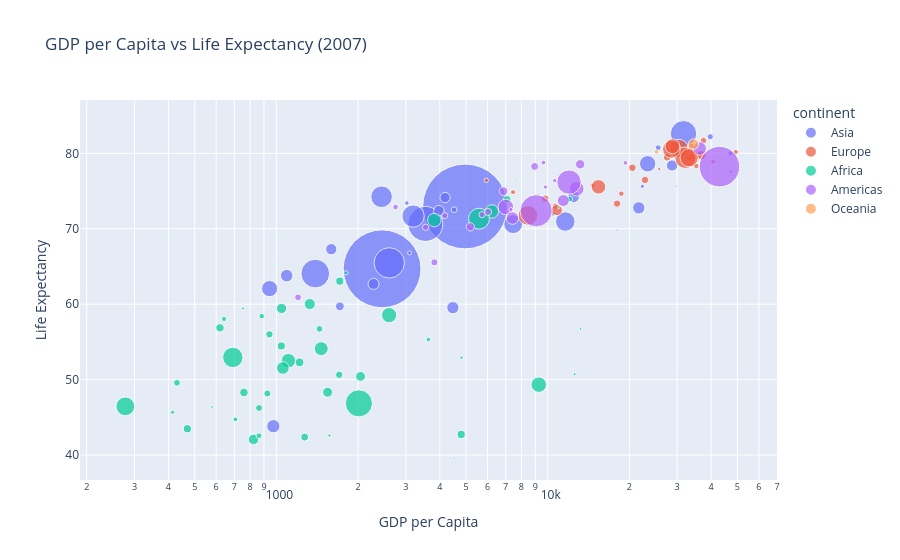

This figure's notebook cell:
### Markdown cell above
## 1. Plotly Express Quick Charts

### Code cell
df = px.data.gapminder()
df_2007 = df[df['year'] == 2007]

# Scatter plot
fig = px.scatter(
    df_2007,
    x='gdpPercap', y='lifeExp',
    size='pop', color='continent',
    hover_name='country',
    log_x=True, size_max=60,
    title='GDP per Capita vs Life Expectancy (2007)',
    labels={'gdpPercap': 'GDP per Capita', 'lifeExp': 'Life Expectancy'}
)
fig.show()

### Figure 1 — Plotly figure (JSON) as saved in the notebook; plotly's stock layout.template omitted (floating-point values rounded to 4 significant figures)
{"data": [{"hovertemplate": "<b>%{hovertext}</b><br><br>continent=Asia<br>GDP per Capita=%{x}<br>Life Expectancy=%{y}<br>pop=%{marker.size}<extra></extra>", "hovertext": ["Afghanistan", "Bahrain", "Bangladesh", "Cambodia", "China", "Hong Kong, China", "India", "Indonesia", "Iran", "Iraq", "Israel", "Japan", "Jordan", "Korea, Dem. Rep.", "Korea, Rep.", "Kuwait", "Lebanon", "Malaysia", "Mongolia", "Myanmar", "Nepal", "Oman", "Pakistan", "Philippines", "Saudi Arabia", "Singapore", "Sri Lanka", "Syria", "Taiwan", "Thailand", "Vietnam", "West Bank and Gaza", "Yemen, Rep."], "legendgroup": "Asia", "marker": {"color": "#636efa", "size": [31889923, 708573, 150448339, 14131858, 1318683096, 6980412, 1110396331, 223547000, 69453570, 27499638, 6426679, 127467972, 6053193, 23301725, 49044790, 2505559, 3921278, 24821286, 2874127, 47761980, 28901790, 3204897, 169270617, 91077287, 27601038, 4553009, 20378239, 19314747, 23174294, 65068149, 85262356, 4018332, 22211743], "sizemode": "area", "sizeref": 366300.0, "symbol": "circle"}, "mode": "markers", "name": "Asia", "orientation": "v", "showlegend": true, "x": [974.6, 29800.0, 1391.0, 1714.0, 4959.0, 39720.0, 2452.0, 3541.0, 11610.0, 4471.0, 25520.0, 31660.0, 4519.0, 1593.0, 23350.0, 47310.0, 10460.0, 12450.0, 3096.0, 944.0, 1091.0, 22320.0, 2606.0, 3190.0, 21650.0, 47140.0, 3970.0, 4185.0, 28720.0, 7458.0, 2442.0, 3025.0, 2281.0], "xaxis": "x", "y": [43.83, 75.64, 64.06, 59.72, 72.96, 82.21, 64.7, 70.65, 70.96, 59.55, 80.75, 82.6, 72.53, 67.3, 78.62, 77.59, 71.99, 74.24, 66.8, 62.07, 63.78, 75.64, 65.48, 71.69, 72.78, 79.97, 72.4, 74.14, 78.4, 70.62, 74.25, 73.42, 62.7], "yaxis": "y", "type": "scatter"}, {"hovertemplate": "<b>%{hovertext}</b><br><br>continent=Europe<br>GDP per Capita=%{x}<br>Life Expectancy=%{y}<br>pop=%{marker.size}<extra></extra>", "hovertext": ["Albania", "Austria", "Belgium", "Bosnia and Herzegovina", "Bulgaria", "Croatia", "Czech Republic", "Denmark", "Finland", "France", "Germany", "Greece", "Hungary", "Iceland", "Ireland", "Italy", "Montenegro", "Netherlands", "Norway", "Poland", "Portugal", "Romania", "Serbia", "Slovak Republic", "Slovenia", "Spain", "Sweden", "Switzerland", "Turkey", "United Kingdom"], "legendgroup": "Europe", "marker": {"color": "#EF553B", "size": [3600523, 8199783, 10392226, 4552198, 7322858, 4493312, 10228744, 5468120, 5238460, 61083916, 82400996, 10706290, 9956108, 301931, 4109086, 58147733, 684736, 16570613, 4627926, 38518241, 10642836, 22276056, 10150265, 5447502, 2009245, 40448191, 9031088, 7554661, 71158647, 60776238], "sizemode": "area", "sizeref": 366300.0, "symbol": "circle"}, "mode": "markers", "name": "Europe", "orientation": "v", "showlegend": true, "x": [5937.0, 36130.0, 33690.0, 7446.0, 10680.0, 14620.0, 22830.0, 35280.0, 33210.0, 30470.0, 32170.0, 27540.0, 18010.0, 36180.0, 40680.0, 28570.0, 9254.0, 36800.0, 49360.0, 15390.0, 20510.0, 10810.0, 9787.0, 18680.0, 25770.0, 28820.0, 33860.0, 37510.0, 8458.0, 33200.0], "xaxis": "x", "y": [76.42, 79.83, 79.44, 74.85, 73.0, 75.75, 76.49, 78.33, 79.31, 80.66, 79.41, 79.48, 73.34, 81.76, 78.89, 80.55, 74.54, 79.76, 80.2, 75.56, 78.1, 72.48, 74.0, 74.66, 77.93, 80.94, 80.88, 81.7, 71.78, 79.42], "yaxis": "y", "type": "scatter"}, {"hovertemplate": "<b>%{hovertext}</b><br><br>continent=Africa<br>GDP per Capita=%{x}<br>Life Expectancy=%{y}<br>pop=%{marker.size}<extra></extra>", "hovertext": ["Algeria", "Angola", "Benin", "Botswana", "Burkina Faso", "Burundi", "Cameroon", "Central African Republic", "Chad", "Comoros", "Congo, Dem. Rep.", "Congo, Rep.", "Cote d'Ivoire", "Djibouti", "Egypt", "Equatorial Guinea", "Eritrea", "Ethiopia", "Gabon", "Gambia", "Ghana", "Guinea", "Guinea-Bissau", "Kenya", "Lesotho", "Liberia", "Libya", "Madagascar", "Malawi", "Mali", "Mauritania", "Mauritius", "Morocco", "Mozambique", "Namibia", "Niger", "Nigeria", "Reunion", "Rwanda", "Sao Tome and Principe", "Senegal", "Sierra Leone", "Somalia", "South Africa", "Sudan", "Swaziland", "Tanzania", "Togo", "Tunisia", "Uganda", "Zambia", "Zimbabwe"], "legendgroup": "Africa", "marker": {"color": "#00cc96", "size": [33333216, 12420476, 8078314, 1639131, 14326203, 8390505, 17696293, 4369038, 10238807, 710960, 64606759, 3800610, 18013409, 496374, 80264543, 551201, 4906585, 76511887, 1454867, 1688359, 22873338, 9947814, 1472041, 35610177, 2012649, 3193942, 6036914, 19167654, 13327079, 12031795, 3270065, 1250882, 33757175, 19951656, 2055080, 12894865, 135031164, 798094, 8860588, 199579, 12267493, 6144562, 9118773, 43997828, 42292929, 1133066, 38139640, 5701579, 10276158, 29170398, 11746035, 12311143], "sizemode": "area", "sizeref": 366300.0, "symbol": "circle"}, "mode": "markers", "name": "Africa", "orientation": "v", "showlegend": true, "x": [6223.0, 4797.0, 1441.0, 12570.0, 1217.0, 430.1, 2042.0, 706.0, 1704.0, 986.1, 277.6, 3633.0, 1545.0, 2082.0, 5581.0, 12150.0, 641.4, 690.8, 13210.0, 752.7, 1328.0, 942.7, 579.2, 1463.0, 1569.0, 414.5, 12060.0, 1045.0, 759.3, 1043.0, 1803.0, 10960.0, 3820.0, 823.7, 4811.0, 619.7, 2014.0, 7670.0, 863.1, 1598.0, 1712.0, 862.5, 926.1, 9270.0, 2602.0, 4513.0, 1107.0, 883.0, 7093.0, 1056.0, 1271.0, 469.7], "xaxis": "x", "y": [72.3, 42.73, 56.73, 50.73, 52.3, 49.58, 50.43, 44.74, 50.65, 65.15, 46.46, 55.32, 48.33, 54.79, 71.34, 51.58, 58.04, 52.95, 56.73, 59.45, 60.02, 56.01, 46.39, 54.11, 42.59, 45.68, 73.95, 59.44, 48.3, 54.47, 64.16, 72.8, 71.16, 42.08, 52.91, 56.87, 46.86, 76.44, 46.24, 65.53, 63.06, 42.57, 48.16, 49.34, 58.56, 39.61, 52.52, 58.42, 73.92, 51.54, 42.38, 43.49], "yaxis": "y", "type": "scatter"}, {"hovertemplate": "<b>%{hovertext}</b><br><br>continent=Americas<br>GDP per Capita=%{x}<br>Life Expectancy=%{y}<br>pop=%{marker.size}<extra></extra>", "hovertext": ["Argentina", "Bolivia", "Brazil", "Canada", "Chile", "Colombia", "Costa Rica", "Cuba", "Dominican Republic", "Ecuador", "El Salvador", "Guatemala", "Haiti", "Honduras", "Jamaica", "Mexico", "Nicaragua", "Panama", "Paraguay", "Peru", "Puerto Rico", "Trinidad and Tobago", "United States", "Uruguay", "Venezuela"], "legendgroup": "Americas", "marker": {"color": "#ab63fa", "size": [40301927, 9119152, 190010647, 33390141, 16284741, 44227550, 4133884, 11416987, 9319622, 13755680, 6939688, 12572928, 8502814, 7483763, 2780132, 108700891, 5675356, 3242173, 6667147, 28674757, 3942491, 1056608, 301139947, 3447496, 26084662], "sizemode": "area", "sizeref": 366300.0, "symbol": "circle"}, "mode": "markers", "name": "Americas", "orientation": "v", "showlegend": true, "x": [12780.0, 3822.0, 9066.0, 36320.0, 13170.0, 7007.0, 9645.0, 8948.0, 6025.0, 6873.0, 5728.0, 5186.0, 1202.0, 3548.0, 7321.0, 11980.0, 2749.0, 9809.0, 4173.0, 7409.0, 19330.0, 18010.0, 42950.0, 10610.0, 11420.0], "xaxis": "x", "y": [75.32, 65.55, 72.39, 80.65, 78.55, 72.89, 78.78, 78.27, 72.23, 74.99, 71.88, 70.26, 60.92, 70.2, 72.57, 76.19, 72.9, 75.54, 71.75, 71.42, 78.75, 69.82, 78.24, 76.38, 73.75], "yaxis": "y", "type": "scatter"}, {"hovertemplate": "<b>%{hovertext}</b><br><br>continent=Oceania<br>GDP per Capita=%{x}<br>Life Expectancy=%{y}<br>pop=%{marker.size}<extra></extra>", "hovertext": ["Australia", "New Zealand"], "legendgroup": "Oceania", "marker": {"color": "#FFA15A", "size": [20434176, 4115771], "sizemode": "area", "sizeref": 366300.0, "symbol": "circle"}, "mode": "markers", "name": "Oceania", "orientation": "v", "showlegend": true, "x": [34440.0, 25190.0], "xaxis": "x", "y": [81.23, 80.2], "yaxis": "y", "type": "scatter"}], "layout": {"legend": {"itemsizing": "constant", "title": {"text": "continent"}, "tracegroupgap": 0}, "title": {"text": "GDP per Capita vs Life Expectancy (2007)"}, "xaxis": {"anchor": "y", "domain": [0.0, 1.0], "title": {"text": "GDP per Capita"}, "type": "log"}, "yaxis": {"anchor": "x", "domain": [0.0, 1.0], "title": {"text": "Life Expectancy"}}}}
